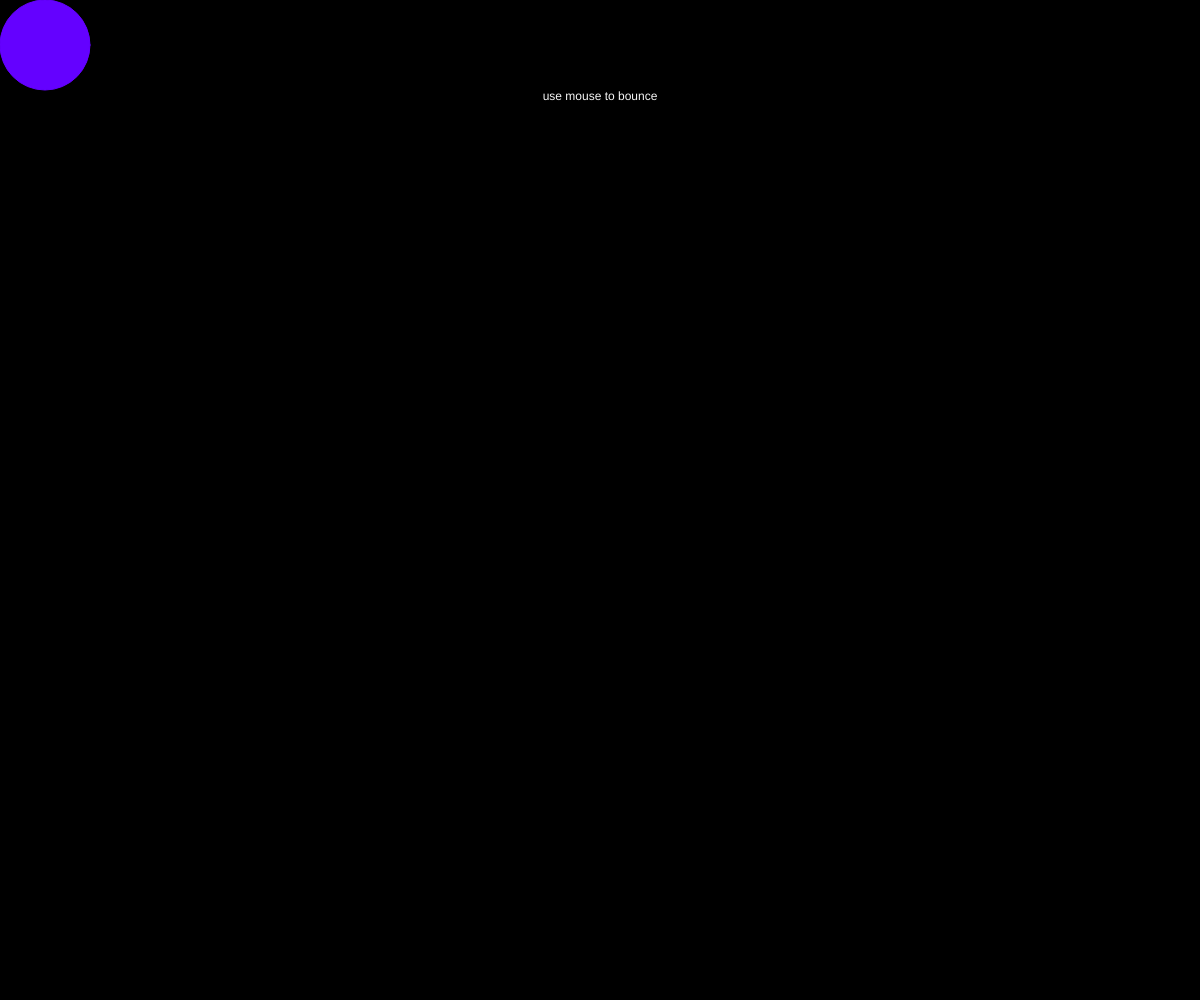
Frame 1 (no input)
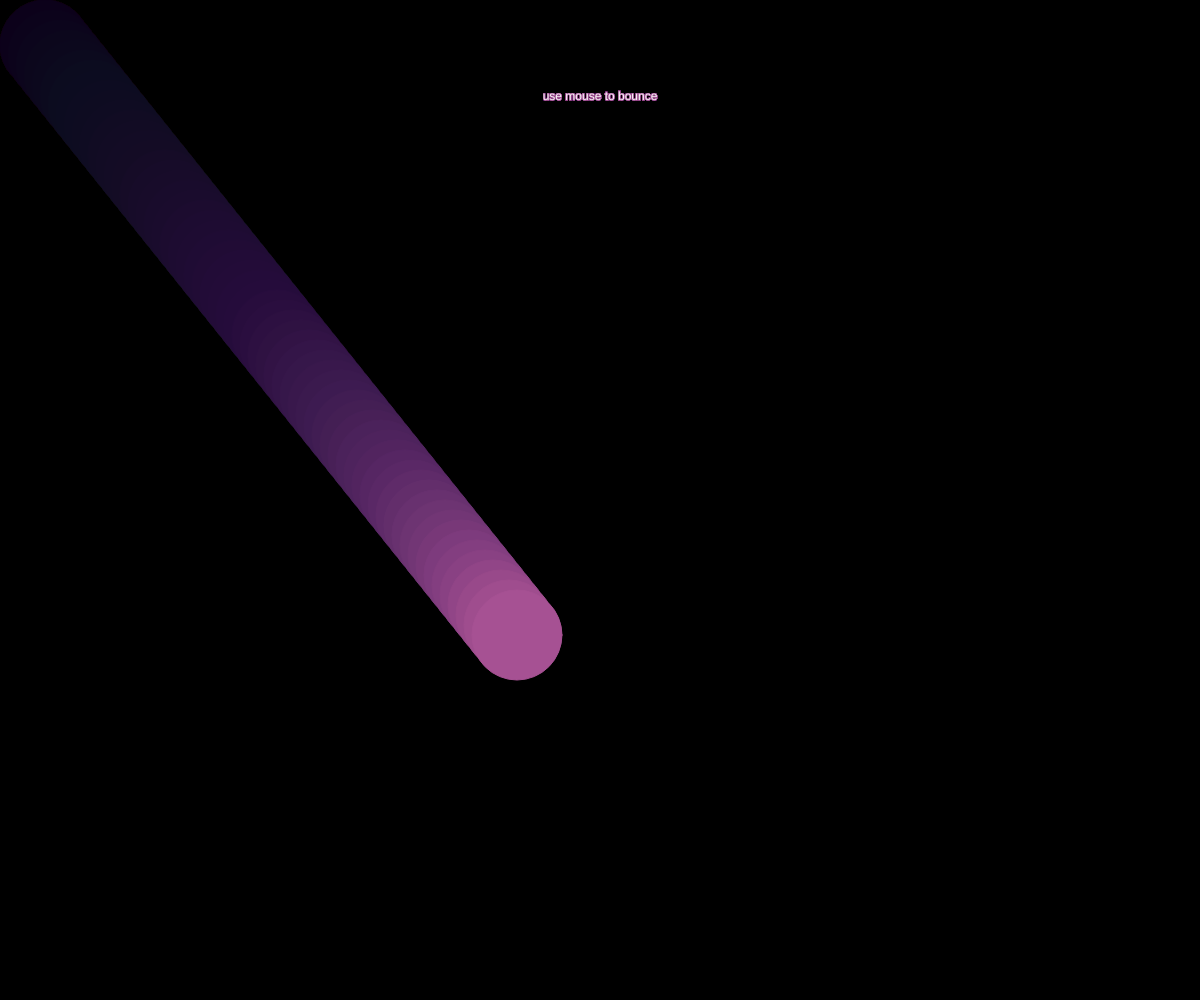
Frame 60 (no input)
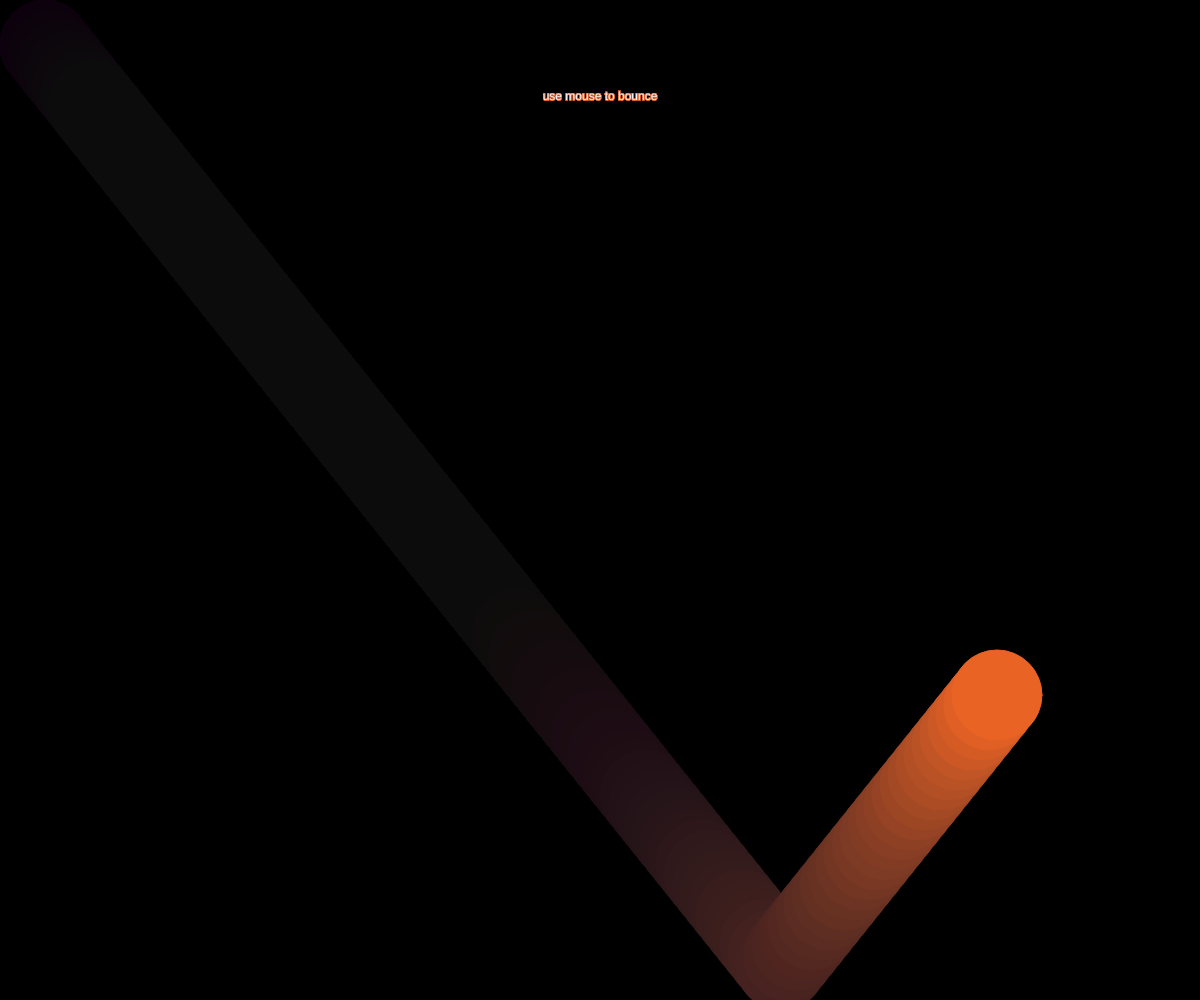
Frame 120 (the mouse pressed at the canvas centre since frame 60)

The p5.js sketch that drew these frames (run headless with seeded random() and noise() and a simulated clock; from frame 60 on, the mouse is pressed at the canvas centre):

// p5.js sketch
// ── sketch.js
let xVelocity = 8;
let yVelocity = 10;
let diameter = 90;
let acceleration = 0; // velocity = mass * acceleration
let x = diameter/2, y = diameter/2;
let loops = 0;
let loopsdir = 1;

function setup() {
  createCanvas(windowWidth, windowHeight);
  background(0);
}

function draw() {
  fill(255);
  textAlign('center');
  text("use mouse to bounce", windowWidth/2, 100)
  background('rgba(0,0,0,0.04)');
  loops += loopsdir;
  if(loops > 254) loopsdir = -1;
  if(loops < 1) loopsdir = 1;
  let r = map(x,diameter/2,width-diameter/2,100,255);
  let g = map(x,diameter/2,height-diameter/2,loops,100);
  let b = map(x,diameter/2,width-diameter/2,255,0);
  fill (r,g,b)
  stroke(r,g,b)
  
  ellipse(x,y,diameter)
  
  x+=xVelocity;
  y+=yVelocity;
  
  if(x>windowWidth - diameter/2 || x<diameter/2 ) {
    xVelocity = -xVelocity;
  }
  if(y>windowHeight - diameter/2 || y<diameter/2) {
    yVelocity = -yVelocity;
  }
  
    if(mouseX > (x - diameter/2) && mouseX < (x + diameter/2) ){
      if(mouseY > y - diameter/2 && mouseY < y + diameter/2){
       if(mouseX-x<0) {xVelocity = xVelocity} else {xVelocity = -xVelocity}
               if(mouseY-y<0) {yVelocity = yVelocity} else {yVelocity = -yVelocity}
      }
    }
 
}
